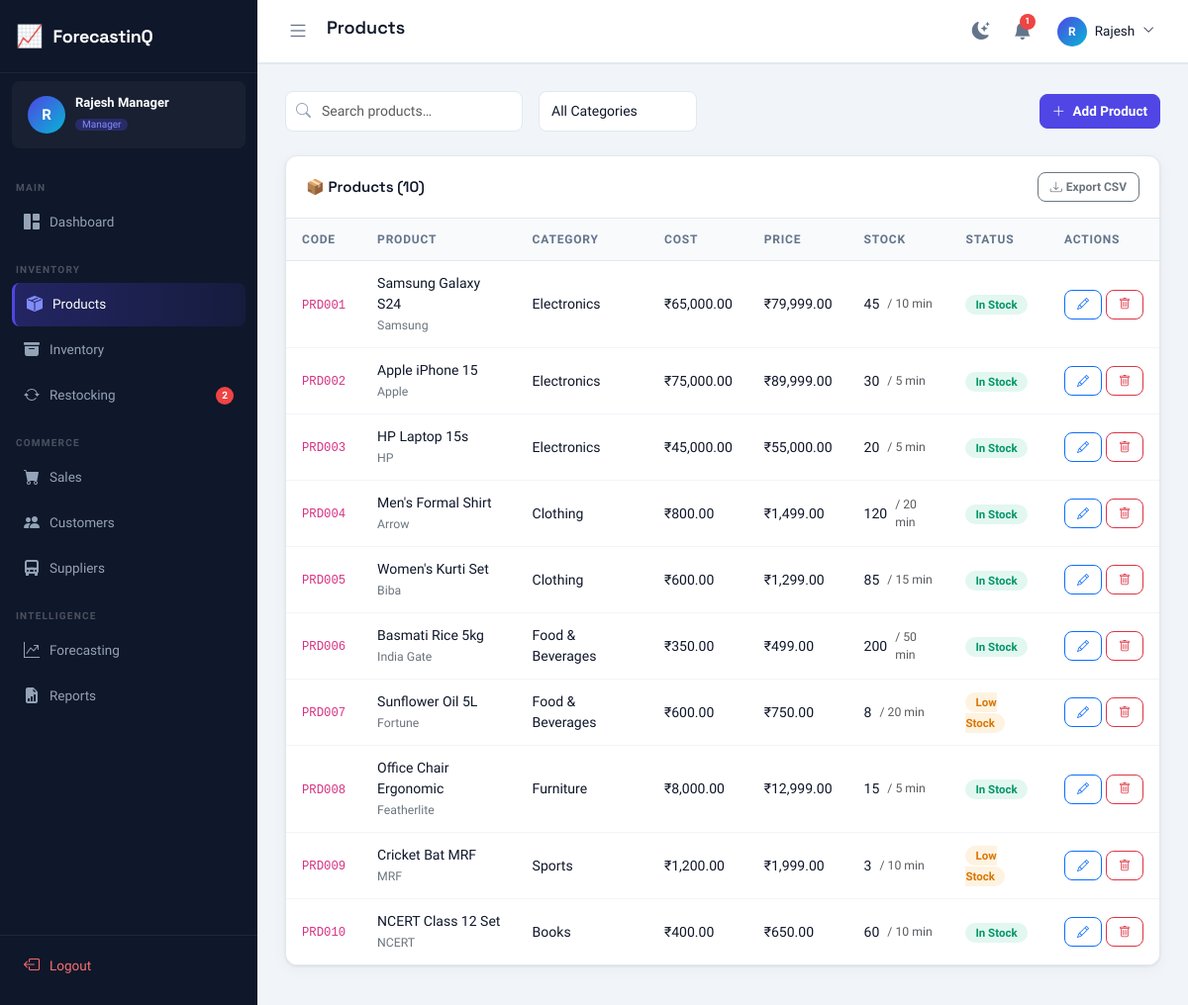
The app's page /products/ (signed in) with its own data.
### tables this page shows
CREATE TABLE products (
    id INTEGER PRIMARY KEY AUTOINCREMENT,
    product_code VARCHAR(20) UNIQUE NOT NULL,
    name VARCHAR(200) NOT NULL,
    category_id INTEGER,
    brand VARCHAR(100),
    supplier_id INTEGER,
    cost_price DECIMAL(12,2) NOT NULL DEFAULT 0.00,
    selling_price DECIMAL(12,2) NOT NULL DEFAULT 0.00,
    stock_quantity INTEGER DEFAULT 0,
    min_stock_level INTEGER DEFAULT 10,
    reorder_quantity INTEGER DEFAULT 50,
    image_path VARCHAR(255),
    description TEXT,
    status VARCHAR(20) DEFAULT 'active' CHECK(status IN ('active','inactive')),
    created_at TIMESTAMP DEFAULT CURRENT_TIMESTAMP,
    updated_at TIMESTAMP DEFAULT CURRENT_TIMESTAMP,
    FOREIGN KEY (category_id) REFERENCES categories(id) ON DELETE SET NULL,
    FOREIGN KEY (supplier_id) REFERENCES suppliers(id) ON DELETE SET NULL
);

CREATE TABLE categories (
    id INTEGER PRIMARY KEY AUTOINCREMENT,
    name VARCHAR(100) NOT NULL,
    description TEXT,
    created_at TIMESTAMP DEFAULT CURRENT_TIMESTAMP
);

### blueprints/products.py (the view, shortened to what this page needs)
@bp.route("/", methods=["GET", "POST"])
@login_required
def index():
    search = request.args.get("search", "").strip()
    cat_filter = int(request.args.get("category") or 0)
    page = max(1, int(request.args.get("page") or 1))
    per_page = 10
    offset = (page - 1) * per_page
    where = "WHERE p.status='active'"
    params = []
    if search:
        where += " AND p.name LIKE ?"
        params.append(f"%{search}%")
    if cat_filter:
        where += " AND p.category_id=?"
        params.append(cat_filter)
    total = dbFetchOne(f"SELECT COUNT(*) AS v FROM products p {where}", tuple(params))
    products = dbFetchAll(
        f"""SELECT p.*, c.name AS category_name, s.name AS supplier_name
            FROM products p
            LEFT JOIN categories c ON c.id=p.category_id
            LEFT JOIN suppliers s ON s.id=p.supplier_id
            {where} ORDER BY p.created_at DESC LIMIT ? OFFSET ?""",
        tuple(params) + (per_page, offset),
    )
    for p in products:
        if p["stock_quantity"] == 0:
            p["badge"], p["label"] = "badge-out-stock", "Out of Stock"
        elif p["stock_quantity"] <= p["min_stock_level"]:
            p["badge"], p["label"] = "badge-low-stock", "Low Stock"
        else:
            p["badge"], p["label"] = "badge-in-stock", "In Stock"
    categories = dbFetchAll("SELECT * FROM categories ORDER BY name")
    suppliers = dbFetchAll("SELECT * FROM suppliers WHERE status='active' ORDER BY name")
    total_pages = (total["v"] + per_page - 1) // per_page if total["v"] else 0
    return render_template(
        "products/index.html",
        page_title="Products", active_menu="products",
        products=products, categories=categories, suppliers=suppliers,
        total=total["v"], total_pages=total_pages, page=page,
        search=search, cat_filter=cat_filter,
    )

### db.py (called while the page is built)
def get_db():
    if "db" not in g:
        g.db = sqlite3.connect(current_app.config["DATABASE_PATH"])
        g.db.row_factory = sqlite3.Row
        g.db.execute("PRAGMA foreign_keys = ON")
    return g.db

def _row_to_dict(row):
    return dict(row) if row is not None else None

def dbFetchAll(sql, params=()):
    cur = get_db().execute(sql, params)
    return [dict(r) for r in cur.fetchall()]

def dbFetchOne(sql, params=()):
    cur = get_db().execute(sql, params)
    row = cur.fetchone()
    return _row_to_dict(row)

### utils.py (called while the page is built)
def is_logged_in() -> bool:
    return bool(session.get("user_id"))

def get_current_user() -> dict:
    return {
        "id": session.get("user_id", 0),
        "name": session.get("user_name", ""),
        "email": session.get("user_email", ""),
        "role": session.get("user_role", ""),
        "username": session.get("username", ""),
    }

def login_required(view):
    @wraps(view)
    def wrapped(*args, **kwargs):
        if not is_logged_in():
            return redirect(url_for("auth.login"))
        return view(*args, **kwargs)
    return wrapped

def generate_csrf() -> str:
    if "csrf_token" not in session:
        session["csrf_token"] = secrets.token_hex(32)
    return session["csrf_token"]

def format_currency(amount) -> str:
    try:
        return "\u20b9" + f"{float(amount):,.2f}"
    except (TypeError, ValueError):
        return "\u20b90.00"

def format_datetime(value) -> str:
    if not value:
        return ""
    dt = _to_datetime(value)
    return dt.strftime("%d %b %Y, %I:%M %p") if dt else str(value)

def _to_datetime(value):
    if isinstance(value, (datetime, date)):
        return value
    if not isinstance(value, str):
        return None
    for fmt in ("%Y-%m-%d %H:%M:%S", "%Y-%m-%d", "%Y-%m-%dT%H:%M:%S"):
        try:
            return datetime.strptime(value, fmt)
        except ValueError:
            continue
    return None

def get_unread_notifications():
    user = get_current_user()
    return dbFetchAll(
        "SELECT * FROM notifications WHERE user_id = ? AND is_read = 0 ORDER BY created_at DESC LIMIT 10",
        (user["id"],),
    )

def get_notification_count() -> int:
    user = get_current_user()
    row = dbFetchOne(
        "SELECT COUNT(*) AS cnt FROM notifications WHERE user_id = ? AND is_read = 0",
        (user["id"],),
    )
    return int(row["cnt"]) if row else 0

### templates/products/index.html (shortened to what this page needs)
{% extends "base.html" %}
{% block content %}
<div class="d-flex align-items-center justify-content-between mb-4 flex-wrap gap-3">
    <div class="d-flex align-items-center gap-3 flex-wrap">
        <div class="search-bar">
            <i class="bi bi-search"></i>
            <input type="text" id="searchInput" class="form-control" placeholder="Search products…" value="{{ search }}"/>
        </div>
        <select id="catFilter" class="form-select" style="width:160px;">
            <option value="0">All Categories</option>
        </select>
    </div>
    <button class="btn btn-primary" data-bs-toggle="modal" data-bs-target="#productModal" onclick="openAddModal()">
        <i class="bi bi-plus-lg me-1"></i> Add Product
    </button>
</div>
<div class="table-card">
    <div class="table-card-header">
        <span class="table-card-title">📦 Products ({{ total }})</span>
        {% if 'reports' in enabled %}<a href="{{ url_for('reports.export', type='products') }}" class="btn btn-sm btn-outline-secondary"><i class="bi bi-download me-1"></i>Export CSV</a>{% endif %}
    </div>
    <div class="table-responsive">
        <table class="table">
            <thead>
                <tr><th>Code</th><th>Product</th><th>Category</th><th>Cost</th><th>Price</th><th>Stock</th><th>Status</th><th>Actions</th></tr>
            </thead>
            <tbody>
            {% if not products %}
            <tr><td colspan="8"><div class="empty-state"><i class="bi bi-box-seam"></i><p>No products found.</p></div></td></tr>
            {% else %}
            {% for p in products %}
            <tr>
                <td><code>{{ p.product_code }}</code></td>
                <td>
                    <div class="fw-600">{{ p.name }}</div>
                    <small class="text-secondary">{{ p.brand or '' }}</small>
                </td>
                <td>{{ p.category_name or '—' }}</td>
                <td>{{ fmt_currency(p.cost_price) }}</td>
                <td class="fw-600">{{ fmt_currency(p.selling_price) }}</td>
                <td>
                    <div class="d-flex align-items-center gap-2">
                        <span class="fw-600">{{ p.stock_quantity }}</span>
                        <small class="text-muted">/ {{ p.min_stock_level }} min</small>
                    </div>
                </td>
                <td><span class="badge-status {{ p.badge }}">{{ p.label }}</span></td>
                <td>
                    <div class="d-flex gap-1">
                        <button class="btn btn-sm btn-outline-primary" onclick='editProduct({{ p|tojson }})' title="Edit">
                            <i class="bi bi-pencil"></i>
                        </button>
                        <form method="POST" class="d-inline">
                            <button type="submit" class="btn btn-sm btn-outline-danger" data-confirm="Delete '{{ p.name }}'?" title="Delete">
                                <i class="bi bi-trash"></i>
                            </button>
                        </form>
                    </div>
                </td>
            </tr>
            {% endfor %}
            {% endif %}
            </tbody>
        </table>
    </div>
</div>
{% endblock %}

### static/css/app.css (style rules this page uses)
:root { --primary: #4f46e5; --primary-dark: #3730a3; --primary-light: #818cf8; --accent: #06b6d4; --success: #10b981; --warning: #f59e0b; --danger: #ef4444; --info: #3b82f6; --bg: #f1f5f9; --surface: #ffffff; --surface-2: #f8fafc; --border: #e2e8f0; --border-light: #f1f5f9; --text-primary: #0f172a; --text-secondary:#64748b; --text-muted: #94a3b8; --sidebar-bg: #0f172a; --sidebar-text: #94a3b8; --sidebar-active:#4f46e5; --sidebar-hover: rgba(255,255,255,0.07); --sidebar-width: 260px; --topbar-bg: #ffffff; --topbar-height: 64px; --radius: 12px; --radius-sm: 8px; --radius-lg: 16px; --shadow: 0 1px 3px rgba(0,0,0,0.08), 0 4px 16px rgba(0,0,0,0.04); --shadow-md: 0 4px 24px rgba(0,0,0,0.10); --font-main: 'Plus Jakarta Sans', sans-serif; --font-head: 'Space Grotesk', sans-serif; --transition: 0.22s cubic-bezier(0.4,0,0.2,1); }
*, *::before, *::after { box-sizing: border-box; margin: 0; padding: 0; }
html { scroll-behavior: smooth; }
body { font-family: var(--font-main); background: var(--bg); color: var(--text-primary); display: flex; min-height: 100vh; overflow-x: hidden; transition: background var(--transition), color var(--transition); }
.table-card { background: var(--surface); border: 1px solid var(--border); border-radius: var(--radius); box-shadow: var(--shadow); overflow: hidden; }
.table-card-header { display: flex; align-items: center; justify-content: space-between; padding: 16px 20px; border-bottom: 1px solid var(--border); flex-wrap: wrap; gap: 10px; }
.table-card-title { font-family: var(--font-head); font-size: 15px; font-weight: 600; color: var(--text-primary); }
.table { margin: 0; }
.table thead th { background: var(--surface-2); color: var(--text-secondary); font-size: 12px; font-weight: 600; text-transform: uppercase; letter-spacing: 0.8px; padding: 12px 16px; border-bottom: 1px solid var(--border); border-top: none; }
.table tbody td { padding: 12px 16px; font-size: 14px; color: var(--text-primary); vertical-align: middle; border-bottom: 1px solid var(--border-light); }
.table tbody tr:last-child td { border-bottom: none; }
.badge-status { padding: 3px 10px; border-radius: 20px; font-size: 11.5px; font-weight: 600; }
.badge-in-stock { background: rgba(16,185,129,0.12); color: #059669; }
.badge-low-stock { background: rgba(245,158,11,0.12); color: #d97706; }
.form-control, .form-select { background: var(--surface); border: 1px solid var(--border); color: var(--text-primary); border-radius: var(--radius-sm); padding: 9px 12px; font-size: 14px; font-family: var(--font-main); transition: border-color var(--transition), box-shadow var(--transition); }
.btn { border-radius: var(--radius-sm); font-weight: 600; font-family: var(--font-main); font-size: 13.5px; transition: all var(--transition); }
.btn-primary { background: var(--primary); border-color: var(--primary); }
.btn-sm { font-size: 12px; padding: 5px 12px; }
.search-bar { position: relative; display: inline-block; }
.search-bar input { padding-left: 36px; width: 240px; }
.search-bar i { position: absolute; left: 11px; top: 50%; transform: translateY(-50%); color: var(--text-muted); font-size: 15px; }

### records on screen
products: product_code "PRD001", name "Samsung Galaxy S24", brand "Samsung", name "Electronics", cost_price "₹65,000.00", selling_price "₹79,999.00", stock_quantity "45", min_stock_level "10", label "In Stock"
products: product_code "PRD002", name "Apple iPhone 15", brand "Apple", name "Electronics", cost_price "₹75,000.00", selling_price "₹89,999.00", stock_quantity "30", min_stock_level "5", label "In Stock"
products: product_code "PRD003", name "HP Laptop 15s", brand "HP", name "Electronics", cost_price "₹45,000.00", selling_price "₹55,000.00", stock_quantity "20", min_stock_level "5", label "In Stock"
products: product_code "PRD004", name "Men's Formal Shirt", brand "Arrow", name "Clothing", cost_price "₹800.00", selling_price "₹1,499.00", stock_quantity "120", min_stock_level "20", label "In Stock"
products: product_code "PRD005", name "Women's Kurti Set", brand "Biba", name "Clothing", cost_price "₹600.00", selling_price "₹1,299.00", stock_quantity "85", min_stock_level "15", label "In Stock"
products: product_code "PRD006", name "Basmati Rice 5kg", brand "India Gate", name "Food & Beverages", cost_price "₹350.00", selling_price "₹499.00", stock_quantity "200", min_stock_level "50", label "In Stock"
products: product_code "PRD007", name "Sunflower Oil 5L", brand "Fortune", name "Food & Beverages", cost_price "₹600.00", selling_price "₹750.00", stock_quantity "8", min_stock_level "20", label "Low Stock"
products: product_code "PRD008", name "Office Chair Ergonomic", brand "Featherlite", name "Furniture", cost_price "₹8,000.00", selling_price "₹12,999.00", stock_quantity "15", min_stock_level "5", label "In Stock"
products: product_code "PRD009", name "Cricket Bat MRF", brand "MRF", name "Sports", cost_price "₹1,200.00", selling_price "₹1,999.00", stock_quantity "3", min_stock_level "10", label "Low Stock"
products: product_code "PRD010", name "NCERT Class 12 Set", brand "NCERT", name "Books", cost_price "₹400.00", selling_price "₹650.00", stock_quantity "60", min_stock_level "10", label "In Stock"

### other values on screen
{{ app_name }} "ForecastinQ"
{{ (current_user.name or '?')[0]|upper }} "R"
{{ current_user.name }} "Rajesh Manager"
{{ current_user.role|capitalize }} "Manager"
{{ low_stock_count }} "2"
{{ page_title|default('Dashboard') }} "Products"
{{ notif_count }} "1"
{{ current_user.name.split(' ')[0] if current_user.name else '' }} "Rajesh"
{{ total }} "10"
